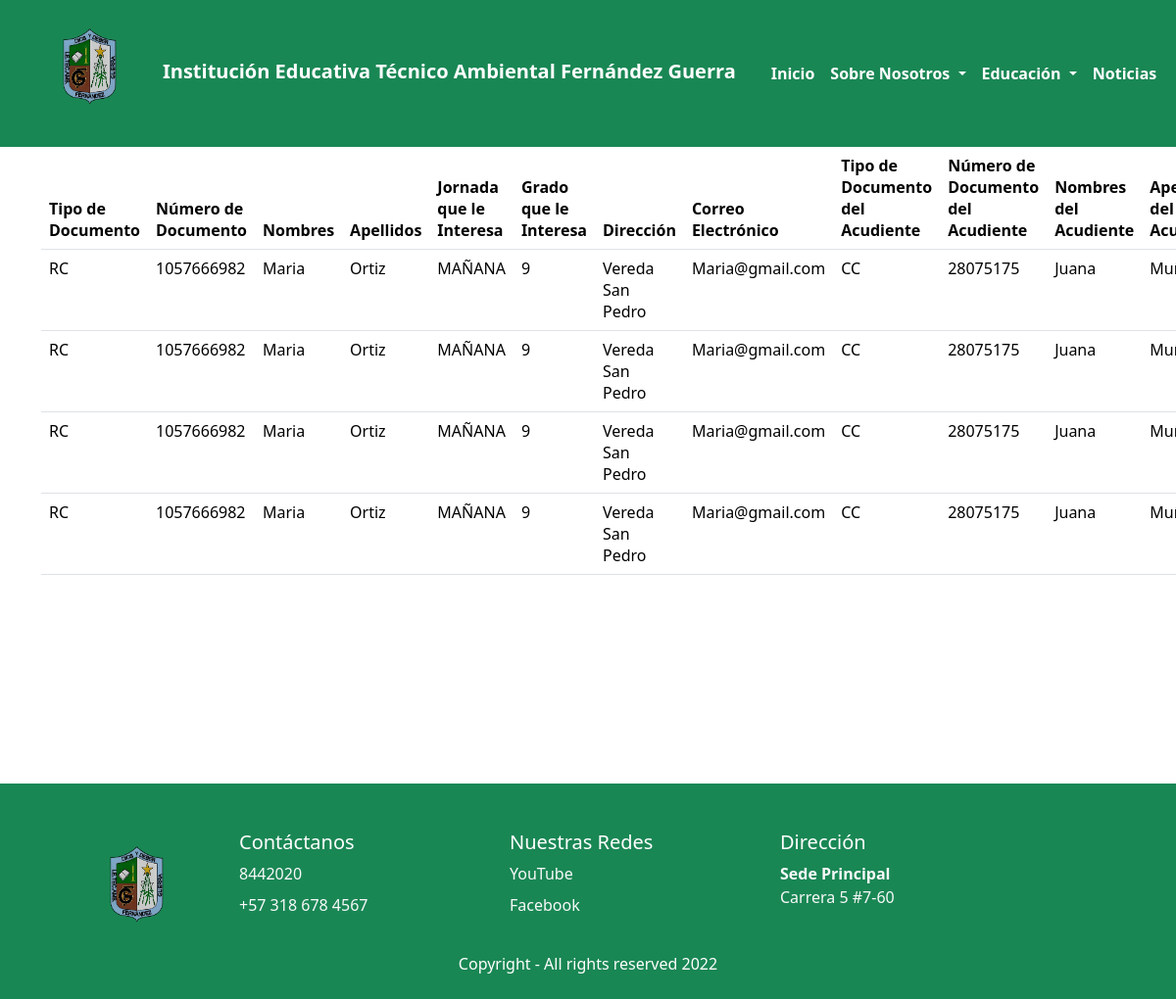
The app's page /preregistro/, older data.
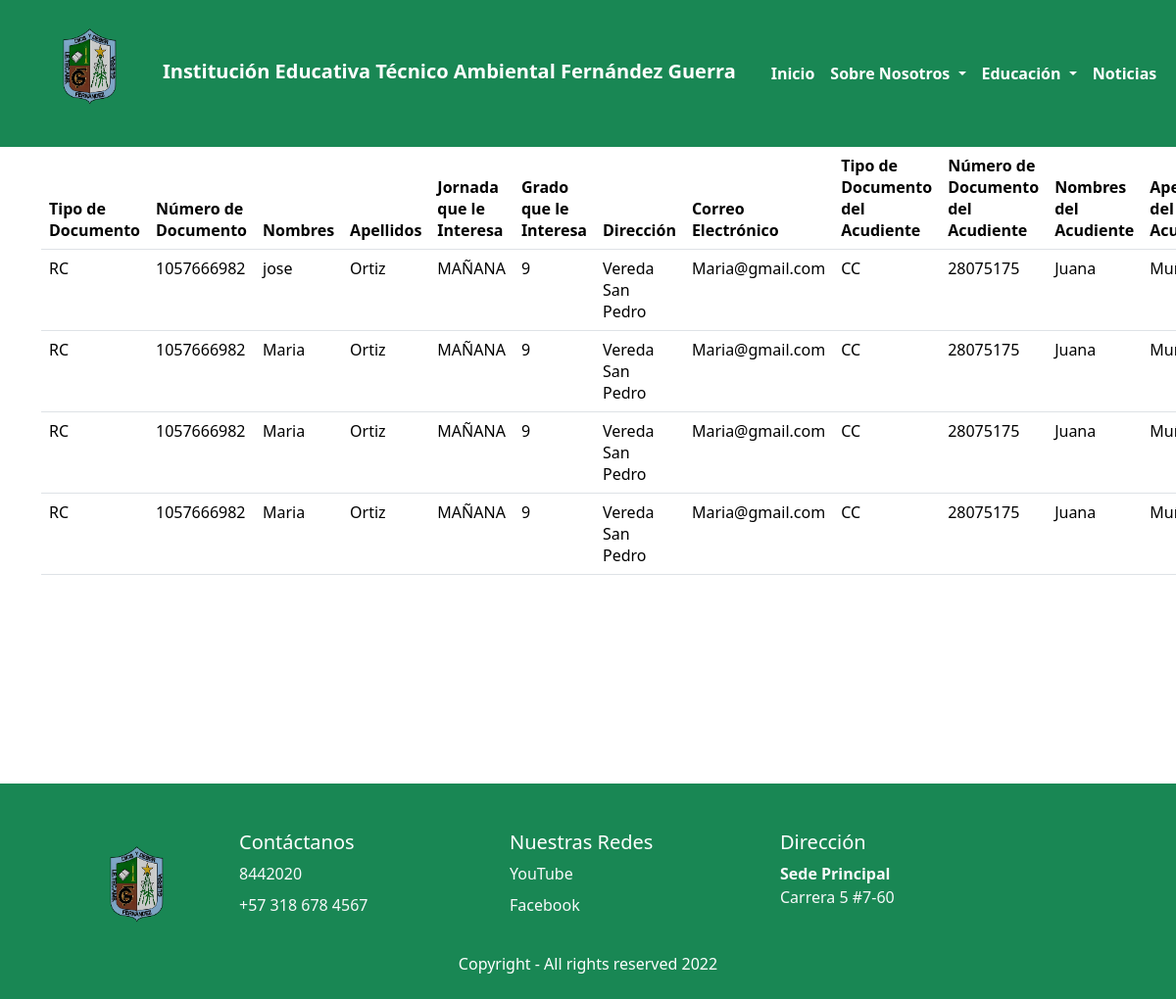
The same page, newer data.
### preregistro/models.py (models this page shows)
class Preregistro(models.Model):
    class TipoDoc(models.TextChoices):
        RC='RC', _('Registro Civil')
        TI='TI', _('Tarjeta de Identidad')
        CC='CC', _('Cédula de Ciudadanía')
        NES='NES', _('Número de Secretaria')
        PP='PP', _('Pasaporte')
        PV='PV', _('Pasaporte Venezolano')
    TipoDoc=models.CharField(max_length=6,choices=TipoDoc.choices, default=TipoDoc.RC, verbose_name="Tipo de Documento")
    numDoc=models.CharField(max_length=60, verbose_name="Número de Documento")
    nombres=models.CharField(max_length=60, verbose_name="Nombres")
    apellidos=models.CharField(max_length=60, verbose_name="Apellidos")
    class JornadaInt(models.TextChoices):
        JM='MAÑANA', _('Jornada Mañana')
        JT='TARDE', _('Jornada Tarde')
    JornadaInt=models.CharField(max_length=10,choices=JornadaInt.choices, default=JornadaInt.JM, verbose_name="Jornada que le interesa")
    class GradoInt(models.TextChoices):
        SEX='6', _('Grado Sexto')
        SEP='7', _('Grado Séptimo')
        OCT='8', _('Grado Octavo')
        NOV='9', _('Grado Noveno')
        DEC='10', _('Grado Décimo')
    GradoInt=models.CharField(max_length=5,choices=GradoInt.choices, default=GradoInt.SEX, verbose_name="Grado que le interesa")
    direccion=models.CharField(max_length=40, verbose_name="Dirección")
    correo=models.CharField(max_length=40, verbose_name="Correo Electrónico")
    class TipoDocAcu(models.TextChoices):
            CC='CC', _('Cédula de Ciudadanía')
            CE='CE', _('Cédula de Extranjería')
            PP='PP', _('Pasaporte')
    TipoDocAcu=models.CharField(max_length=3,choices=TipoDocAcu.choices, default=TipoDocAcu.CC, verbose_name="Tipo de Documento del Acudiente")
    numDocAcu=models.CharField(max_length=60, verbose_name="Número de Documento del Acudiente")
    nombresAcu=models.CharField(max_length=60, verbose_name="Nombres del Acudiente")
    apellidosAcu=models.CharField(max_length=60, verbose_name="Apellidos del Acudiente")
    telefonoAcu=models.CharField(max_length=20, verbose_name="Teléfono del Acudiente")
    correoAcu=models.CharField(max_length=40, verbose_name="Correo Electrónico del Acudiente")
    colProce=models.CharField(max_length=60, verbose_name="Colegio de Porecedencia")

### preregistro/views.py (the view)
# urls.py: path('preregistro/', include('preregistro.urls')),
def preregistro(request):
    titulo="Preregistro"
    preregistro= Preregistro.objects.all()
    context={
        'titulo':titulo,
        'preregistro':preregistro
}
    return render(request,'preregistro/preregistro.html',context)

### base/Templates/preregistro/preregistro.html (shortened to what this page needs)
{% extends 'partials/body.html' %}
{% block contenido %}
<table class="table">
    <thead>
    <tr>
      <th scope="col">Tipo de Documento</th>
      <th scope="col">Número de Documento</th>
      <th scope="col">Nombres</th>
      <th scope="col">Apellidos</th>
      <th scope="col">Jornada que le Interesa</th>
      <th scope="col">Grado que le Interesa</th>
      <th scope="col">Dirección</th>
      <th scope="col">Correo Electrónico</th>
      <th scope="col">Tipo de Documento del Acudiente</th>
      <th scope="col">Número de Documento del Acudiente</th>
      <th scope="col">Nombres del Acudiente</th>
      <th scope="col">Apellidos del Acudiente</th>
    </tr>
    </thead>
    <tbody>
    {% for preregistro in preregistro %}
    <tr>
        <td>{{preregistro.TipoDoc}}</td>
        <td>{{preregistro.numDoc}}</td>
        <td>{{preregistro.nombres}}</td>
        <td>{{preregistro.apellidos}}</td>
        <td>{{preregistro.JornadaInt}}</td>
        <td>{{preregistro.GradoInt}}</td>
        <td>{{preregistro.direccion}}</td>
        <td>{{preregistro.correo}}</td>
        <td>{{preregistro.TipoDocAcu}}</td>
        <td>{{preregistro.numDocAcu}}</td>
        <td>{{preregistro.nombresAcu}}</td>
        <td>{{preregistro.apellidosAcu}}</td>
    </tr>
        {% endfor %}
    </tbody>
    </table>
{% endblock contenido %}

Row changes from the older to the newer data that the page shows:
changed Preregistro: nombres "Maria" → "jose"
